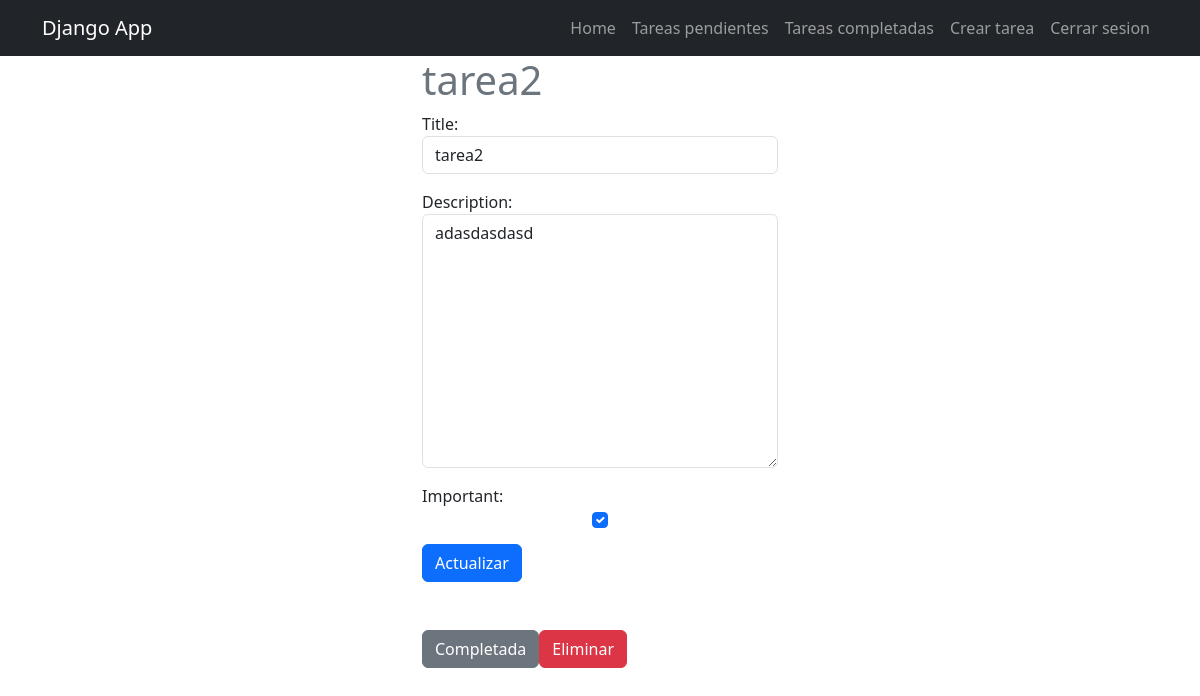
Page /task/11/ (signed in) on the earlier database version.
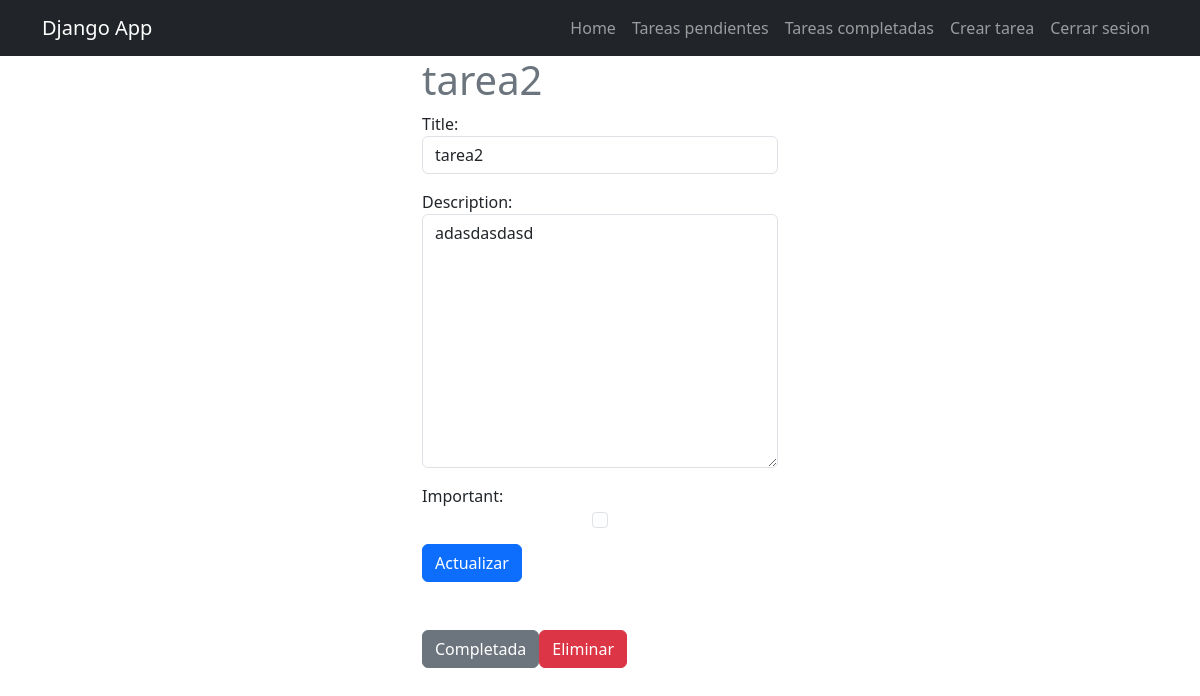
Same page on the later database version.
### tasks/models.py (models this page shows, shortened)
class Task(models.Model):
    title = models.CharField(max_length=100)
    description = models.TextField(blank=True)
    created = models.DateTimeField(auto_now_add=timezone.now)
    datecompleted = models.DateTimeField(null=True,blank=True) #condicional solo para el admin
    important = models.BooleanField(default=False)
    user = models.ForeignKey(User, on_delete=models.CASCADE)

### tasks/views.py (the view, shortened to what this page needs)
# urls.py: path('task/<int:task_id>/', views.task_detail,name='task_detail'),              #Detalles de la tarea
@login_required
def task_detail(request,task_id):
    if request.method == 'GET':
        task= get_object_or_404(Task, pk=task_id,user=request.user) #Solo los usuarios pueden modificar sus propias tareas
        form= taskform(instance=task)
        return render(request,'task_detail.html',{'task':task, 'form':form})

### tasks/forms.py
class  taskform(forms.ModelForm):
    class Meta:
        model = Task
        fields= ['title','description','important']
        widgets ={
            'title':forms.TextInput(attrs={'class':'form-control','placeholder':'Escribe el nombre de la tarea'}),
            'description':forms.Textarea(attrs={'class':'form-control','placeholder':'Escribe la descripcion de la tarea'}),
            'important':forms.CheckboxInput(attrs={'class': 'form-check-input mx-auto d-block'}),
        }

### tasks/templates/task_detail.html (shortened to what this page needs)
{% extends 'base.html' %} {% block content %}
<main class="container">
  <div class="row">
    <div class="col-md-4 offset-md-4">
      <h1 class="text-secondary">{{task.title}}</h1>
      <form method="POST">
          {% csrf_token %} {{form.as_p}}
          <button class="btn btn-primary">Actualizar</button>
        </form>
      <div class="mt-5 d-flex">
        <form action="{% url 'complete_task' task.id %}" method="POST">
          <button class="btn btn-secondary">Completada</button>
        </form>
        <form action="{% url 'delete_task' task.id %}" method="POST">
          <button class="btn btn-danger">Eliminar</button>
        </form>
      </div>
    </div>
  </div>
</main>
{% endblock %}

Differences in the rows shown:
changed Task "tarea2": important "☑" → "☐"
